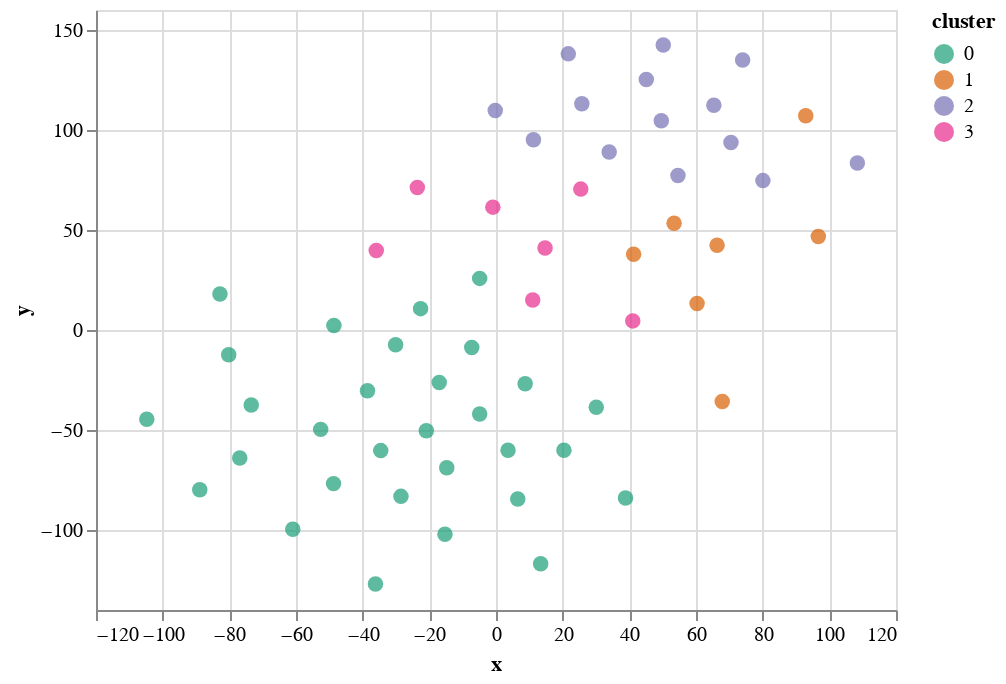

Notebook cell for this chart:
### Code cell
alt.Chart(tsne_df).mark_circle(size=60).encode(
    x='x',
    y='y',
    color=alt.Color('cluster', scale=alt. 
                      Scale(scheme = 'dark2'),type='ordinal') ,
    tooltip=['title', 'cluster', 'top_words']
).interactive()

### Figure 1 — Vega-Lite specification as saved in the notebook (floating-point values rounded to 4 significant figures)
{"config": {"view": {"continuousWidth": 400, "continuousHeight": 300}}, "data": {"name": "data-2cc1772c931402ba188b4a992836f030"}, "mark": {"type": "circle", "size": 60}, "encoding": {"color": {"type": "ordinal", "field": "cluster", "scale": {"scheme": "dark2"}}, "tooltip": [{"type": "nominal", "field": "title"}, {"type": "quantitative", "field": "cluster"}, {"type": "nominal", "field": "top_words"}], "x": {"type": "quantitative", "field": "x"}, "y": {"type": "quantitative", "field": "y"}}, "selection": {"selector010": {"type": "interval", "bind": "scales", "encodings": ["x", "y"]}}, "$schema": "https://vega.github.io/schema/vega-lite/v4.8.1.json", "datasets": {"data-2cc1772c931402ba188b4a992836f030": [{"x": 38.85, "y": -83.95, "title": "01_washington_1789", "cluster": 0, "top_words": ["government", "people", "states", "public", "shall", "country", "constitution", "union", "great", "citizens"]}, {"x": -104.8, "y": -44.58, "title": "02_washington_1793", "cluster": 0, "top_words": ["government", "people", "states", "public", "shall", "country", "constitution", "union", "great", "citizens"]}, {"x": 30.08, "y": -38.63, "title": "03_adams_john_1797", "cluster": 0, "top_words": ["government", "people", "states", "public", "shall", "country", "constitution", "union", "great", "citizens"]}, {"x": -15.31, "y": -102.2, "title": "04_jefferson_1801", "cluster": 0, "top_words": ["government", "people", "states", "public", "shall", "country", "constitution", "union", "great", "citizens"]}, {"x": -52.6, "y": -49.69, "title": "05_jefferson_1805", "cluster": 0, "top_words": ["government", "people", "states", "public", "shall", "country", "constitution", "union", "great", "citizens"]}, {"x": -80.19, "y": -12.41, "title": "06_madison_1809", "cluster": 0, "top_words": ["government", "people", "states", "public", "shall", "country", "constitution", "union", "great", "citizens"]}, {"x": -82.82, "y": 17.96, "title": "07_madison_1813", "cluster": 0, "top_words": ["government", "people", "states", "public", "shall", "country", "constitution", "union", "great", "citizens"]}, {"x": 3.608, "y": -60.12, "title": "08_monroe_1817", "cluster": 0, "top_words": ["government", "people", "states", "public", "shall", "country", "constitution", "union", "great", "citizens"]}, {"x": 20.38, "y": -60.17, "title": "09_monroe_1821", "cluster": 0, "top_words": ["government", "people", "states", "public", "shall", "country", "constitution", "union", "great", "citizens"]}, {"x": -34.58, "y": -60.31, "title": "10_adams_john_quincy_1825", "cluster": 0, "top_words": ["government", "people", "states", "public", "shall", "country", "constitution", "union", "great", "citizens"]}, {"x": -60.98, "y": -99.64, "title": "11_jackson_1829", "cluster": 0, "top_words": ["government", "people", "states", "public", "shall", "country", "constitution", "union", "great", "citizens"]}, {"x": 6.53, "y": -84.48, "title": "12_jackson_1833", "cluster": 0, "top_words": ["government", "people", "states", "public", "shall", "country", "constitution", "union", "great", "citizens"]}, {"x": -28.51, "y": -83.18, "title": "13_van_buren_1837", "cluster": 0, "top_words": ["government", "people", "states", "public", "shall", "country", "constitution", "union", "great", "citizens"]}, {"x": -14.77, "y": -68.89, "title": "14_harrison_1841", "cluster": 0, "top_words": ["government", "people", "states", "public", "shall", "country", "constitution", "union", "great", "citizens"]}, {"x": -20.9, "y": -50.36, "title": "15_polk_1845", "cluster": 0, "top_words": ["government", "people", "states", "public", "shall", "country", "constitution", "union", "great", "citizens"]}, {"x": -73.42, "y": -37.55, "title": "16_taylor_1849", "cluster": 0, "top_words": ["government", "people", "states", "public", "shall", "country", "constitution", "union", "great", "citizens"]}, {"x": -48.74, "y": -76.81, "title": "17_pierce_1853", "cluster": 0, "top_words": ["government", "people", "states", "public", "shall", "country", "constitution", "union", "great", "citizens"]}, {"x": -4.901, "y": -42.01, "title": "18_buchanan_1857", "cluster": 0, "top_words": ["government", "people", "states", "public", "shall", "country", "constitution", "union", "great", "citizens"]}, {"x": 8.747, "y": -26.88, "title": "19_lincoln_1861", "cluster": 0, "top_words": ["government", "people", "states", "public", "shall", "country", "constitution", "union", "great", "citizens"]}, {"x": 67.88, "y": -35.75, "title": "20_lincoln_1865", "cluster": 1, "top_words": ["world", "peace", "shall", "peoples", "nations", "freedom", "war", "free", "let", "people"]}, {"x": -36.16, "y": -127.0, "title": "21_grant_1869", "cluster": 0, "top_words": ["government", "people", "states", "public", "shall", "country", "constitution", "union", "great", "citizens"]}, {"x": 13.39, "y": -116.9, "title": "22_grant_1873", "cluster": 0, "top_words": ["government", "people", "states", "public", "shall", "country", "constitution", "union", "great", "citizens"]}, {"x": -38.56, "y": -30.32, "title": "23_hayes_1877", "cluster": 0, "top_words": ["government", "people", "states", "public", "shall", "country", "constitution", "union", "great", "citizens"]}, {"x": -17.03, "y": -26.22, "title": "24_garfield_1881", "cluster": 0, "top_words": ["government", "people", "states", "public", "shall", "country", "constitution", "union", "great", "citizens"]}, {"x": -76.88, "y": -64.03, "title": "25_cleveland_1885", "cluster": 0, "top_words": ["government", "people", "states", "public", "shall", "country", "constitution", "union", "great", "citizens"]}, {"x": -7.274, "y": -8.702, "title": "26_harrison_1889", "cluster": 0, "top_words": ["government", "people", "states", "public", "shall", "country", "constitution", "union", "great", "citizens"]}, {"x": -88.87, "y": -79.88, "title": "27_cleveland_1893", "cluster": 0, "top_words": ["government", "people", "states", "public", "shall", "country", "constitution", "union", "great", "citizens"]}, {"x": -30.12, "y": -7.388, "title": "28_mckinley_1897", "cluster": 0, "top_words": ["government", "people", "states", "public", "shall", "country", "constitution", "union", "great", "citizens"]}, {"x": -48.63, "y": 2.236, "title": "29_mckinley_1901", "cluster": 0, "top_words": ["government", "people", "states", "public", "shall", "country", "constitution", "union", "great", "citizens"]}, {"x": -23.6, "y": 71.27, "title": "30_roosevelt_theodore_1905", "cluster": 3, "top_words": ["government", "nation", "people", "democracy", "world", "men", "life", "great", "know", "new"]}, {"x": -22.62, "y": 10.68, "title": "31_taft_1909", "cluster": 0, "top_words": ["government", "people", "states", "public", "shall", "country", "constitution", "union", "great", "citizens"]}, {"x": 41.03, "y": 4.557, "title": "32_wilson_1913", "cluster": 3, "top_words": ["government", "nation", "people", "democracy", "world", "men", "life", "great", "know", "new"]}, {"x": 60.32, "y": 13.3, "title": "33_wilson_1917", "cluster": 1, "top_words": ["world", "peace", "shall", "peoples", "nations", "freedom", "war", "free", "let", "people"]}, {"x": 14.72, "y": 41.03, "title": "34_harding_1921", "cluster": 3, "top_words": ["government", "nation", "people", "democracy", "world", "men", "life", "great", "know", "new"]}, {"x": -4.897, "y": 25.81, "title": "35_coolidge_1925", "cluster": 0, "top_words": ["government", "people", "states", "public", "shall", "country", "constitution", "union", "great", "citizens"]}, {"x": 11.02, "y": 15.0, "title": "36_hoover_1929", "cluster": 3, "top_words": ["government", "nation", "people", "democracy", "world", "men", "life", "great", "know", "new"]}, {"x": -35.92, "y": 39.76, "title": "37_roosevelt_franklin_1933", "cluster": 3, "top_words": ["government", "nation", "people", "democracy", "world", "men", "life", "great", "know", "new"]}, {"x": -0.9456, "y": 61.43, "title": "38_roosevelt_franklin_1937", "cluster": 3, "top_words": ["government", "nation", "people", "democracy", "world", "men", "life", "great", "know", "new"]}, {"x": 25.44, "y": 70.45, "title": "39_roosevelt_franklin_1941", "cluster": 3, "top_words": ["government", "nation", "people", "democracy", "world", "men", "life", "great", "know", "new"]}, {"x": 96.69, "y": 46.8, "title": "40_roosevelt_franklin_1945", "cluster": 1, "top_words": ["world", "peace", "shall", "peoples", "nations", "freedom", "war", "free", "let", "people"]}, {"x": 41.28, "y": 37.87, "title": "41_truman_1949", "cluster": 1, "top_words": ["world", "peace", "shall", "peoples", "nations", "freedom", "war", "free", "let", "people"]}, {"x": 53.43, "y": 53.36, "title": "42_eisenhower_1953", "cluster": 1, "top_words": ["world", "peace", "shall", "peoples", "nations", "freedom", "war", "free", "let", "people"]}, {"x": 66.32, "y": 42.35, "title": "43_eisenhower_1957", "cluster": 1, "top_words": ["world", "peace", "shall", "peoples", "nations", "freedom", "war", "free", "let", "people"]}, {"x": 92.92, "y": 107.2, "title": "44_kennedy_1961", "cluster": 1, "top_words": ["world", "peace", "shall", "peoples", "nations", "freedom", "war", "free", "let", "people"]}, {"x": 108.4, "y": 83.47, "title": "45_johnson_1965", "cluster": 2, "top_words": ["america", "world", "new", "nation", "people", "today", "freedom", "americans", "let", "government"]}, {"x": 80.07, "y": 74.69, "title": "46_nixon_1969", "cluster": 2, "top_words": ["america", "world", "new", "nation", "people", "today", "freedom", "americans", "let", "government"]}, {"x": 70.49, "y": 93.72, "title": "47_nixon_1973", "cluster": 2, "top_words": ["america", "world", "new", "nation", "people", "today", "freedom", "americans", "let", "government"]}, {"x": 54.58, "y": 77.25, "title": "48_carter_1977", "cluster": 2, "top_words": ["america", "world", "new", "nation", "people", "today", "freedom", "americans", "let", "government"]}, {"x": -0.2246, "y": 109.8, "title": "49_reagan_1981", "cluster": 2, "top_words": ["america", "world", "new", "nation", "people", "today", "freedom", "americans", "let", "government"]}, {"x": 11.23, "y": 95.11, "title": "50_reagan_1985", "cluster": 2, "top_words": ["america", "world", "new", "nation", "people", "today", "freedom", "americans", "let", "government"]}, {"x": 25.75, "y": 113.2, "title": "51_bush_george_h_w_1989", "cluster": 2, "top_words": ["america", "world", "new", "nation", "people", "today", "freedom", "americans", "let", "government"]}, {"x": 49.59, "y": 104.6, "title": "52_clinton_1993", "cluster": 2, "top_words": ["america", "world", "new", "nation", "people", "today", "freedom", "americans", "let", "government"]}, {"x": 65.35, "y": 112.3, "title": "53_clinton_1997", "cluster": 2, "top_words": ["america", "world", "new", "nation", "people", "today", "freedom", "americans", "let", "government"]}, {"x": 73.99, "y": 135.0, "title": "54_bush_george_w_2001", "cluster": 2, "top_words": ["america", "world", "new", "nation", "people", "today", "freedom", "americans", "let", "government"]}, {"x": 33.95, "y": 89.0, "title": "55_bush_george_w_2005", "cluster": 2, "top_words": ["america", "world", "new", "nation", "people", "today", "freedom", "americans", "let", "government"]}, {"x": 45.09, "y": 125.2, "title": "56_obama_2009", "cluster": 2, "top_words": ["america", "world", "new", "nation", "people", "today", "freedom", "americans", "let", "government"]}, {"x": 50.18, "y": 142.5, "title": "57_obama_2013", "cluster": 2, "top_words": ["america", "world", "new", "nation", "people", "today", "freedom", "americans", "let", "government"]}, {"x": 21.69, "y": 138.1, "title": "58_trump_2017", "cluster": 2, "top_words": ["america", "world", "new", "nation", "people", "today", "freedom", "americans", "let", "government"]}]}}
